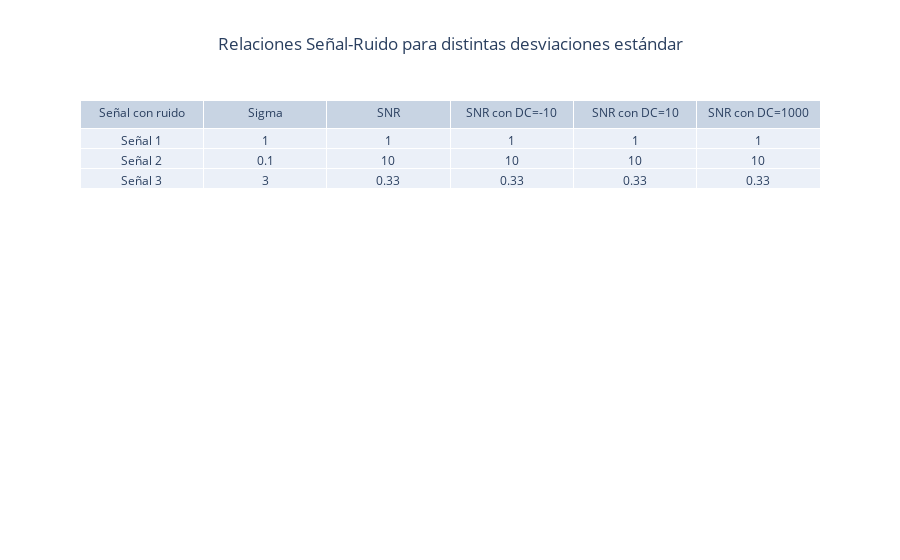

Notebook code for this chart:
### Markdown cell above
Calculando SNR a cada señal con componente de continua

### Code cell
SNR4 = Señal_Ruido(AX1_C1,sigma1,fs/f0)
SNR5 = Señal_Ruido(AX2_C1,sigma2,fs/f0)
SNR6 = Señal_Ruido(AX3_C1,sigma3,fs/f0)

SNR7 = Señal_Ruido(AX1_C2,sigma1,fs/f0)
SNR8 = Señal_Ruido(AX2_C2,sigma2,fs/f0)
SNR9 = Señal_Ruido(AX3_C2,sigma3,fs/f0)

SNR10 = Señal_Ruido(AX1_C3,sigma1,fs/f0)
SNR11 = Señal_Ruido(AX2_C3,sigma2,fs/f0)
SNR12 = Señal_Ruido(AX3_C3,sigma3,fs/f0)

DC_SNR_layout = go.Layout(
    title='Relaciones Señal-Ruido para distintas desviaciones estándar',
    title_x=0.5,
    margin=go.layout.Margin(
        autoexpand=True
    )
)

fig = go.Figure(data=[go.Table(header=dict(values=['Señal con ruido', 'Sigma', 'SNR', 'SNR con DC=-10', 'SNR con DC=10', 'SNR con DC=1000'],align='center'),
                cells=dict(values=[["Señal 1", "Señal 2", "Señal 3"], [sigma1, sigma2, sigma3] , [SNR1, SNR2, SNR3], [SNR4, SNR5, SNR6], [SNR7, SNR8, SNR9], [SNR10, SNR11, SNR12]],align='center'))
                ],
                layout=DC_SNR_layout)
fig.show()

### Figure 1 — Plotly figure (JSON) as saved in the notebook; plotly's stock layout.template omitted (floating-point values rounded to 4 significant figures)
{"data": [{"cells": {"align": "center", "values": [["Señal 1", "Señal 2", "Señal 3"], [1, 0.1, 3], [1, 10, 0.33], [1, 10, 0.33], [1, 10, 0.33], [1, 10, 0.33]]}, "header": {"align": "center", "values": ["Señal con ruido", "Sigma", "SNR", "SNR con DC=-10", "SNR con DC=10", "SNR con DC=1000"]}, "type": "table"}], "layout": {"margin": {"autoexpand": true}, "title": {"text": "Relaciones Señal-Ruido para distintas desviaciones estándar", "x": 0.5}}}
